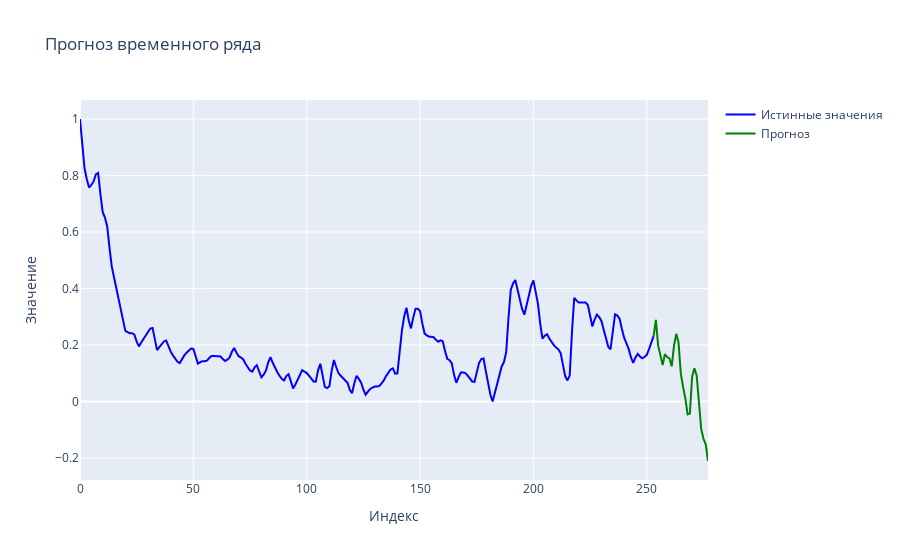

Notebook source saved alongside this figure:
### Code cell
# Визуализация результатов с использованием Plotly
# Создаем фигуру
fig = go.Figure()

# Индекс последней точки оригинального ряда
last_index = len(data) - 1

# Отображаем истинные значения
fig.add_trace(go.Scatter(x=np.arange(last_index + 1), y=data, mode='lines', name='Истинные значения', line=dict(color='blue')))

# Создаем массив для предсказанных значений, начиная с последней точки оригинального ряда
predicted_values = [data[last_index]] + [forecast.samples[0][i] for forecast in forecasts for i in range(len(forecast.samples[0]))]

# Создаем массив для индексов прогноза
forecast_index = np.arange(last_index, last_index + prediction_length + 1)

# Отображаем прогнозы
fig.add_trace(go.Scatter(x=forecast_index, y=predicted_values, mode='lines', name='Прогноз', line=dict(color='green')))

# Настройки отображения
fig.update_layout(title="Прогноз временного ряда", xaxis_title="Индекс", yaxis_title="Значение", showlegend=True)

# Показываем график
fig.show()

### Figure 1 — Plotly figure (JSON) as saved in the notebook; plotly's stock layout.template omitted (floating-point values rounded to 4 significant figures; data arrays with more than 128 entries replaced by an {"elided": "..."} marker saying what was removed)
{"data": [{"line": {"color": "blue"}, "mode": "lines", "name": "Истинные значения", "type": "scatter", "x": {"elided": "254 int values"}, "y": {"elided": "254 float values"}}, {"line": {"color": "green"}, "mode": "lines", "name": "Прогноз", "type": "scatter", "x": [253, 254, 255, 256, 257, 258, 259, 260, 261, 262, 263, 264, 265, 266, 267, 268, 269, 270, 271, 272, 273, 274, 275, 276, 277], "y": [0.2312, 0.2893, 0.1985, 0.1616, 0.1293, 0.1678, 0.1574, 0.1522, 0.1247, 0.1975, 0.2394, 0.2096, 0.09942, 0.05178, 0.01109, -0.04582, -0.04284, 0.08791, 0.1177, 0.09207, 0.009673, -0.09707, -0.1319, -0.1513, -0.2105]}], "layout": {"showlegend": true, "title": {"text": "Прогноз временного ряда"}, "xaxis": {"title": {"text": "Индекс"}}, "yaxis": {"title": {"text": "Значение"}}}}
